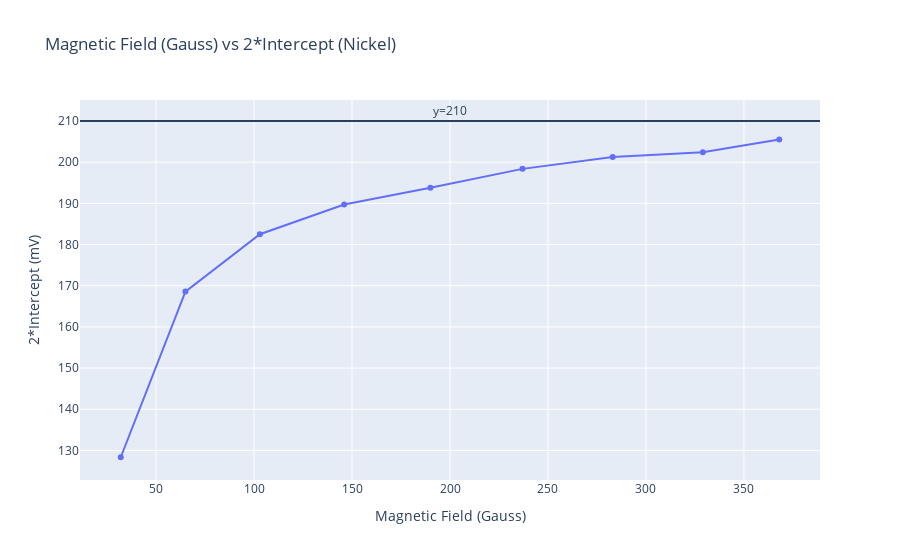

Notebook code cell kept with this figure:
### Code cell
# Create traces
fig = go.Figure()
fig.add_trace(go.Scatter(x=readings3['Mag_Field'], y=readings3['2*Intercept'],mode='markers+lines',name='Observations'))
fig.add_hline(y=210,annotation_text="y=210",annotation_position='top')
fig.update_layout(xaxis_title="Magnetic Field (Gauss)",yaxis_title="2*Intercept (mV)",
                  title = ' Magnetic Field (Gauss) vs 2*Intercept (Nickel)')

### Figure 1 — Plotly figure (JSON) as saved in the notebook; plotly's stock layout.template omitted (floating-point values rounded to 4 significant figures)
{"data": [{"mode": "markers+lines", "name": "Observations", "type": "scatter", "x": [32, 65, 103, 146, 190, 237, 283, 329, 368], "y": [128.3, 168.6, 182.5, 189.7, 193.8, 198.4, 201.2, 202.4, 205.5]}], "layout": {"annotations": [{"showarrow": false, "text": "y=210", "x": 0.5, "xanchor": "center", "xref": "x domain", "y": 210, "yanchor": "bottom", "yref": "y"}], "shapes": [{"type": "line", "x0": 0, "x1": 1, "xref": "x domain", "y0": 210, "y1": 210, "yref": "y"}], "title": {"text": " Magnetic Field (Gauss) vs 2*Intercept (Nickel)"}, "xaxis": {"title": {"text": "Magnetic Field (Gauss)"}}, "yaxis": {"title": {"text": "2*Intercept (mV)"}}}}
